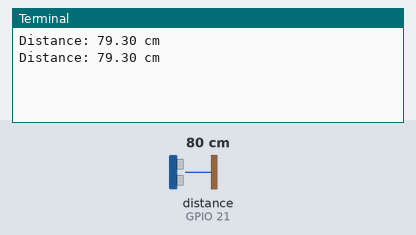
A program run on a simulated Raspberry Pi (BCM pin numbers). Parts: the last lines printed to the terminal. The inputs (shaded band) are chosen by the test bench; at power-on: distance to the obstacle (sensor on GPIO 21) 80 cm. The echo pulse lasts 58.3 µs per cm; the clock reads 2024-03-15 10:24:30 at power-on unless the program sets it.

Above: at 2.2 s.
2.3 s: distance to the obstacle (sensor on GPIO 21) set to 2 cm
At 3.6 s:
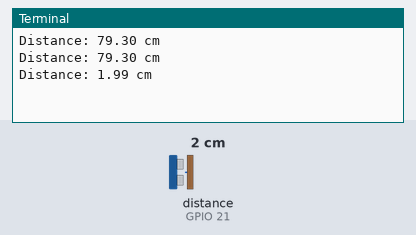
3.8 s: distance to the obstacle (sensor on GPIO 21) set to 4 cm
At 4.5 s:
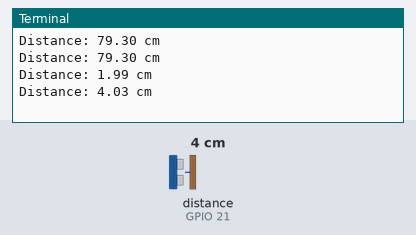
Timing chart, 0 to 6.8 s (numbered marks = the images above; inputs shaded):
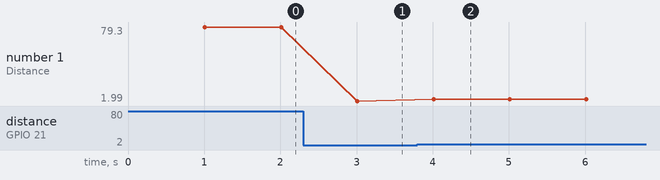

Measured:
- after the input at 2.3 s, the terminal: prints a new line after 0.71 s (image 1)
- after the input at 3.8 s, the terminal: prints a new line after 0.21 s (image 2)
- plotted number 1: 79.3 → 1.99 after the input at 2.3 s, 1.99 → 4.03 after the input at 3.8 s

The program:

HCSR04_1.py
```python
import time
from RPi import GPIO

GPIO.setmode(GPIO.BCM)
Trig_Pin = 20
Echo_Pin = 21
GPIO.setup(Trig_Pin, GPIO.OUT, initial=GPIO.LOW)
GPIO.setup(Echo_Pin, GPIO.IN)
time.sleep(1)

def get_distance():
    GPIO.output(Trig_Pin, GPIO.HIGH)
    time.sleep(0.000100) # wait at least 10 microsecond
    GPIO.output(Trig_Pin, GPIO.LOW)

    # Echo收到信號前分別記錄時間
    timeout = time.time() + 0.5  # 設定timeout時間為0.5秒
    while not GPIO.input(Echo_Pin):
        if time.time() > timeout:
            return None  # 超時則return None
    t1 = time.time()

    timeout = time.time() + 0.5  # 設定timeout時間為0.5秒
    while GPIO.input(Echo_Pin):
        if time.time() > timeout:
            return None  # 超時則return None
    t2 = time.time()

    # return 套速度公式計算出的距離
    return (t2-t1)*340*100/2

if __name__ == "__main__":
    try:
        while True:
            distance = get_distance()
            if distance is not None:
                print('Distance: %0.2f cm' % distance)
            else:
                print('Measurement timeout')
            time.sleep(1)
    except KeyboardInterrupt:
        print('Bye')
    finally:
        GPIO.cleanup()
```
